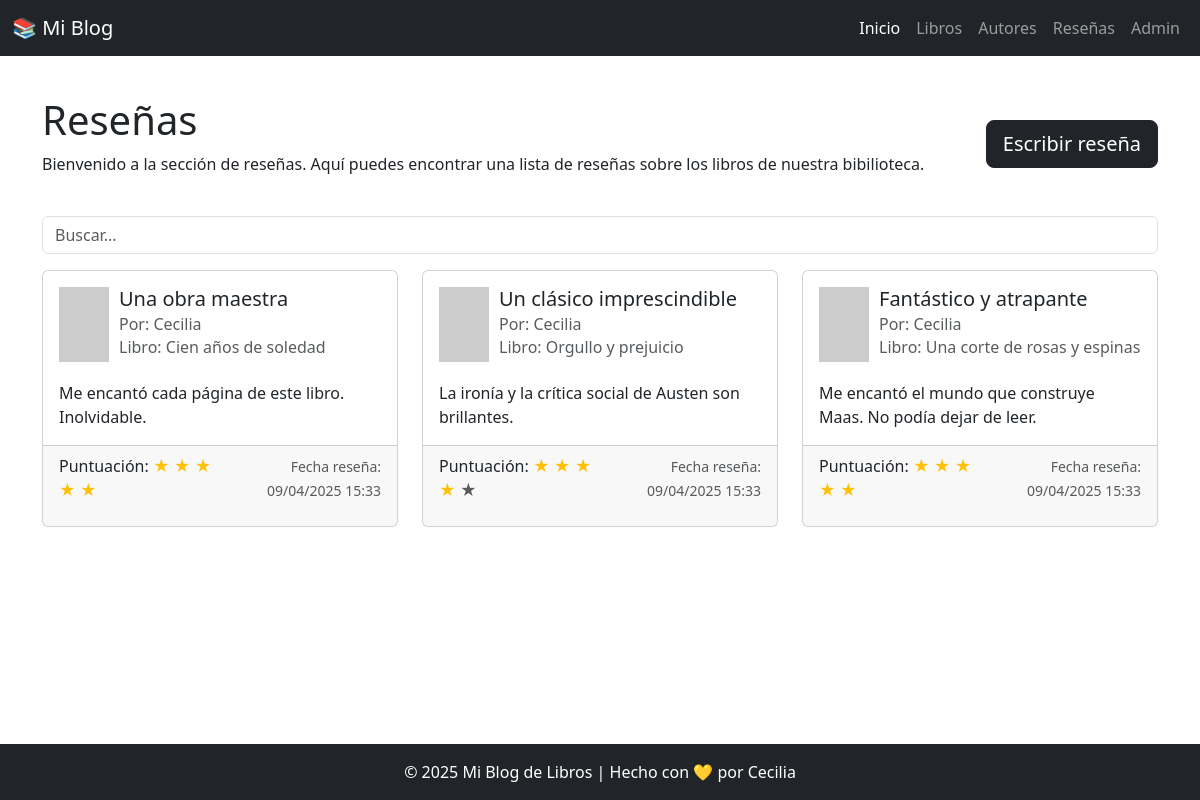
/libros/resenas/, run on an earlier commit of the app's database.
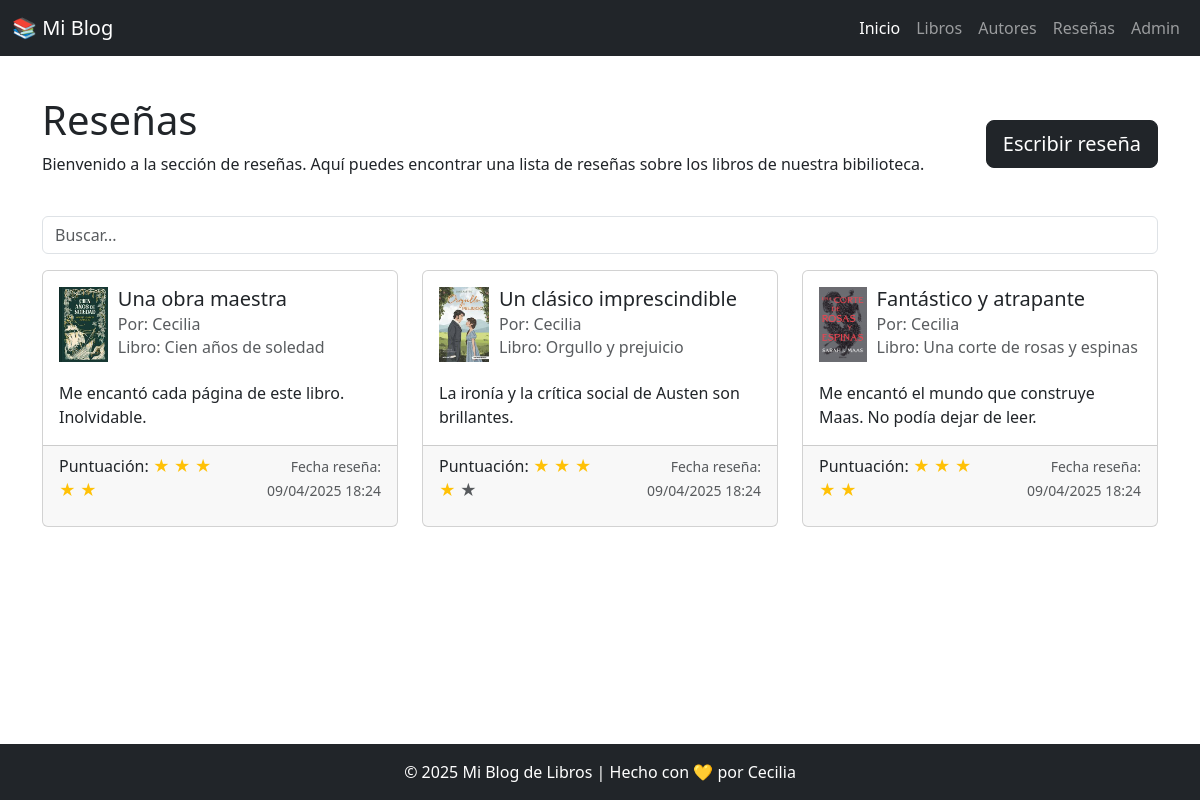
And on a later commit of the database.
### libros/models.py (models this page shows, shortened)
class Resena(models.Model):
    libro = models.ForeignKey(Libro, on_delete=models.CASCADE, related_name='resenas')
    usuario = models.ForeignKey(User, on_delete=models.CASCADE)
    titulo = models.CharField(max_length=100)
    contenido = models.TextField()
    puntuacion = models.IntegerField(choices=[(i, str(i)) for i in range(1, 6)])  # 1 a 5 estrellas
    fecha = models.DateTimeField(auto_now_add=True)

class Libro(models.Model):
    titulo = models.CharField(max_length=200)
    descripcion = models.TextField()
    autor_libro = models.ForeignKey(AutorLibro, on_delete=models.CASCADE, related_name='libros')
    fecha_publicacion = models.DateField()
    portada = models.ImageField(upload_to='libros/img/', blank=True, null=True)

### libros/views.py (the view)
# urls.py: path('resenas/', views.post_resenas, name='post_resenas'),
def post_resenas(request):
    busqueda = request.GET.get('busquedaResena', None)
    if busqueda:
        post_resenas = Resena.objects.filter(titulo__icontains=busqueda)
    else:
        post_resenas = Resena.objects.all()
    for resena in post_resenas:
        resena.full_stars = [1] * resena.puntuacion
        resena.empty_stars = [1] * (5 - resena.puntuacion)
    return render(request, 'libros/resena.html', context={'resenas': post_resenas})

### libros/templates/libros/resena.html (shortened to what this page needs)
{% extends "libros/base.html" %}
{% block content %}
<div class="d-flex justify-content-between mb-4">
    <div>
        <h1>Reseñas</h1>
        <p>
            Bienvenido a la sección de reseñas. Aquí puedes encontrar una lista de reseñas sobre los libros de nuestra
            bibilioteca.
        </p>
    </div>
    <div class="mt-4">
        <a href="{% url 'libros:resena_create' %}" class="btn btn-dark btn-lg">Escribir reseña</a>
    </div>
</div>
<form action="{% url 'libros:post_resenas' %}" method="get">
    <input type="text" name="busquedaResena" placeholder="Buscar..." type="submit" class="form-control mb-3">
</form>
<div class="row">
    {% for resena in resenas %}
    <div class="col-md-4 mb-4">
        <div class="card h-100">
            <div class="card-body">
                <div class="d-flex mb-3">
                    {% if resena.libro.portada %}
                    <img src="{{ resena.libro.portada.url }}" alt="{{ resena.libro.titulo }}" class="img-fluid"
                        style="max-width: 50px; max-height: 75px; margin-right: 10px;">
                    {% else %}
                    <img src="https://via.placeholder.com/50x75" alt="Portada no disponible" class="img-fluid"
                        style="max-width: 50px; max-height: 75px; margin-right: 10px;">
                    {% endif %}
                    <div>
                        <h5 class="card-title">{{ resena.titulo }}</h5>
                        <h6 class="card-subtitle mb-2 text-muted">Por: {{ resena.usuario.username }} </h6>
                        <h6 class="card-subtitle mb-2 text-muted"> Libro: {{ resena.libro.titulo }}</h6>
                    </div>
                </div>
                <p class="card-text">{{ resena.contenido }}</p>
            </div>
            <div class="card-footer d-flex justify-content-between">
                <p class="card-text">Puntuación:
                    {% for i in resena.full_stars %}
                    <span class="text-warning">&#9733;</span>
                    {% endfor %}
                    {% for i in resena.empty_stars %}
                    <span class="text-muted">&#9733;</span>
                    {% endfor %}
                </p>
                <p class="card-text text-end"><small class="text-muted">Fecha reseña: {{ resena.fecha|date:"d/m/Y H:i" }}</small></p>
            </div>
        </div>
    </div>
    {% empty %}
    <p>No hay reseñas disponibles.</p>
    {% endfor %}
</div>
{% endblock %}

What changed in the data, as far as the page shows it:
changed Resena "Una obra maestra": libro.portada: picture added; fecha "09/04/2025 15:33" → "09/04/2025 18:24"; portada: picture removed
changed Resena "Un clásico imprescindible": libro.portada: picture added; fecha "09/04/2025 15:33" → "09/04/2025 18:24"; portada: picture removed
changed Resena "Fantástico y atrapante": libro.portada: picture added; fecha "09/04/2025 15:33" → "09/04/2025 18:24"; portada: picture removed
